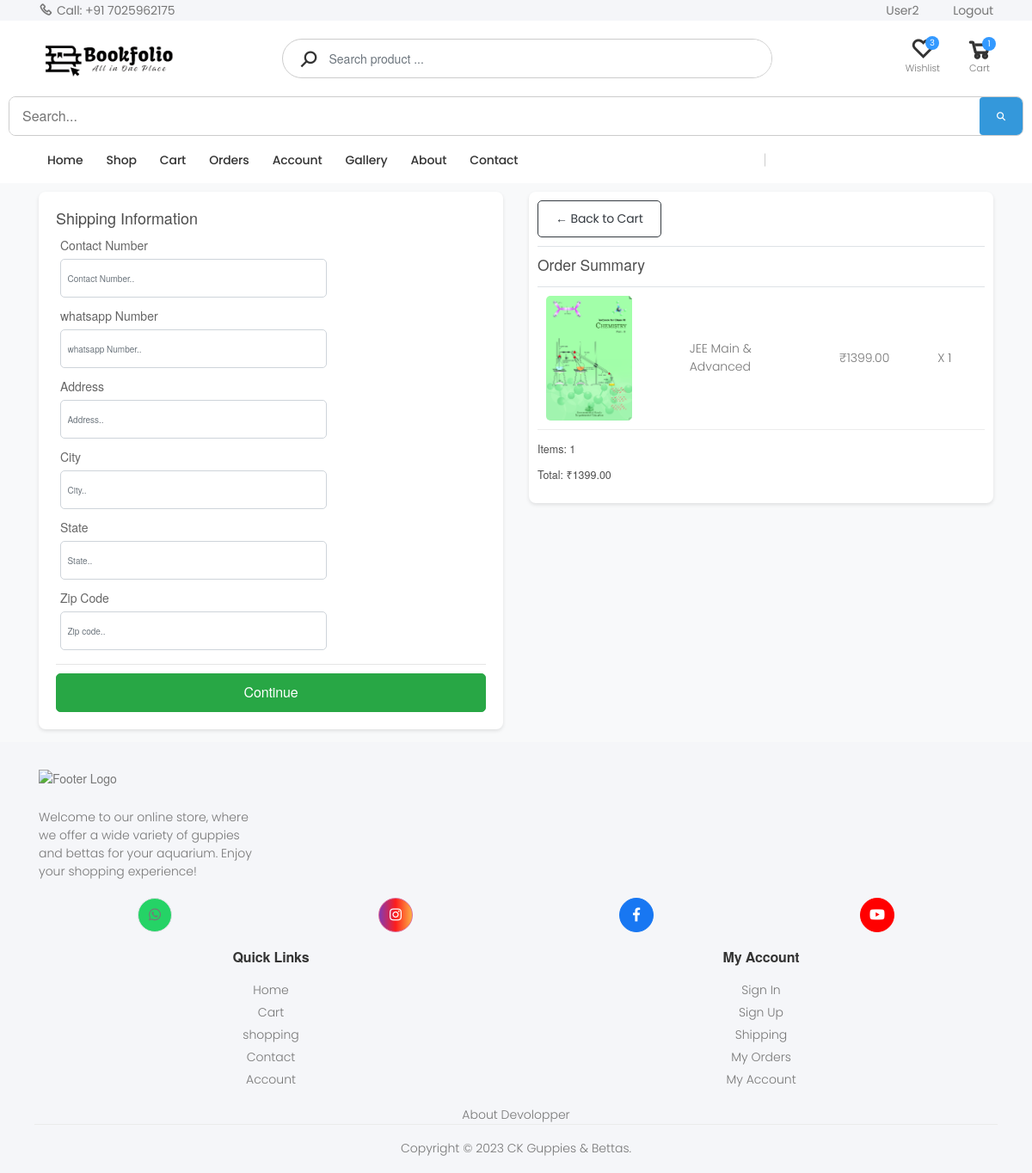
/checkout/ (signed in), run on an earlier commit of the app's database.
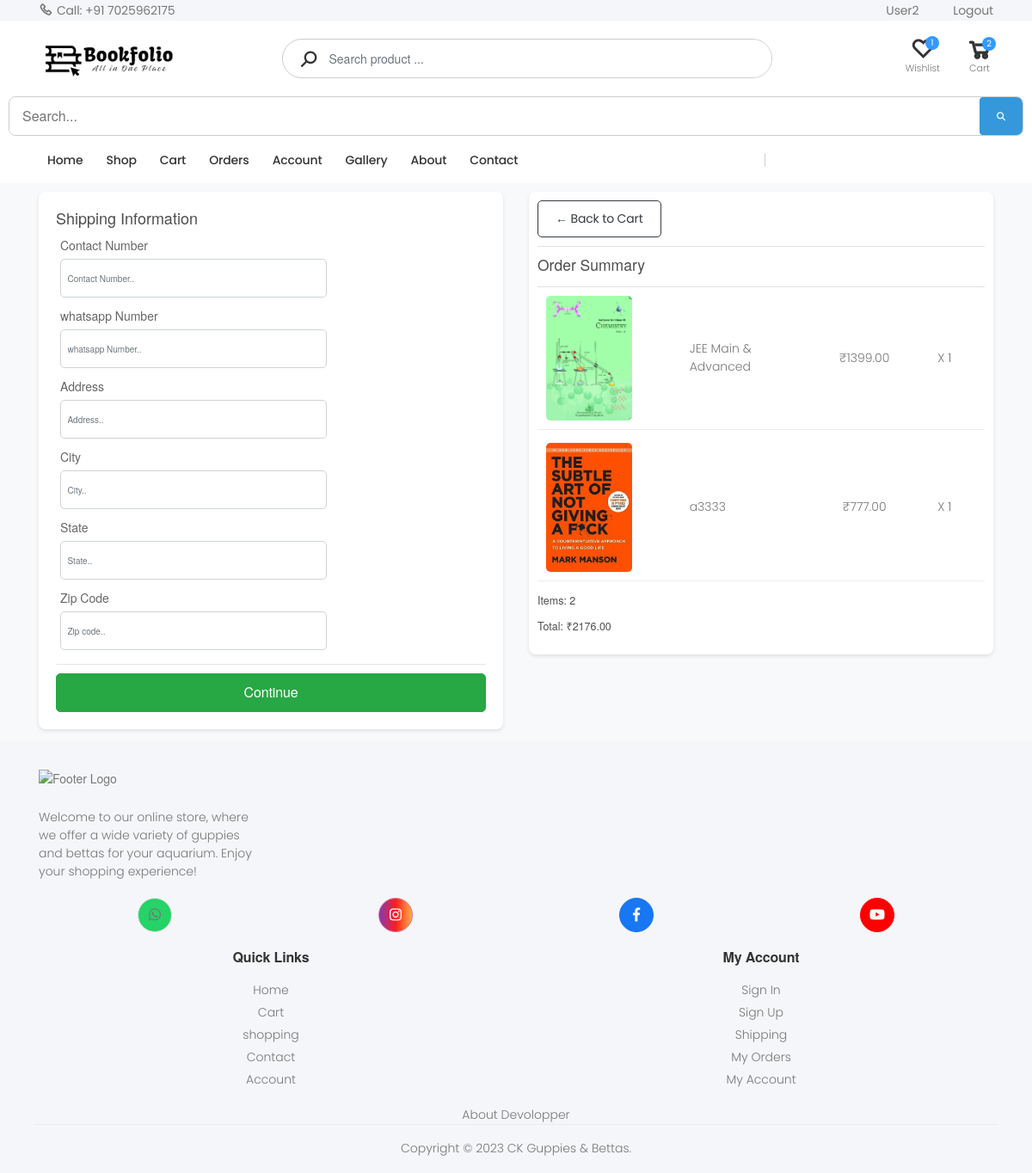
And on a later commit of the database.
### store/models.py (models this page shows, shortened)
class OrderItem(models.Model):
    product = models.ForeignKey(Product, on_delete=models.SET_NULL, null=True)
    order = models.ForeignKey(Order, on_delete=models.SET_NULL, null=True)
    quantity = models.IntegerField(default=0, null=True, blank=True)
    date_added = models.DateTimeField(auto_now_add=True)
    price_at_purchase = models.DecimalField(max_digits=7, decimal_places=2, null=True, blank=True)
    @property
    def get_total(self):
        if self.price_at_purchase is None:
            self.price_at_purchase = self.product.new_price
        return self.price_at_purchase * self.quantity

class Product(models.Model):
    name = models.CharField(max_length=250, unique=True)
    slug = models.SlugField(max_length=250, unique=True)
    description = models.TextField(blank=True)
    old_price = models.DecimalField(max_digits=7, blank=True, null=True, decimal_places=2)
    new_price = models.DecimalField(max_digits=7, blank=False, decimal_places=2)
    category = models.ForeignKey(Category, on_delete=models.SET_NULL, null=True)
    image_1 = models.ImageField(upload_to='product')
    image_2 = models.ImageField(upload_to='product', blank=True)
    image_3 = models.ImageField(upload_to='product', blank=True)
    video_url = models.URLField(max_length=200, blank=True)
    stock = models.IntegerField()
    active = models.BooleanField(default=True)
    new = models.BooleanField(default=True)
    created = models.DateTimeField(auto_now_add=True)
    update = models.DateField(auto_now=True)
    class Meta:
        ordering = ('name',)
        verbose_name = 'product'
        verbose_name_plural = 'products'
    @property
    def imageURL(self):
        try:
            url = self.image_1.url
        except:
            url = ''
        return url

class Order(models.Model):
    STATUS_CHOICES = [
        ('Processing', 'Processing'),
        ('Shipped', 'Shipped'),
        ('Delivered', 'Delivered')
    ]
    customer = models.ForeignKey(Customer, on_delete=models.SET_NULL, null=True, blank=True)
    date_ordered = models.DateTimeField(auto_now_add=True)
    complete = models.BooleanField(default=False)
    transaction_id = models.CharField(max_length=100, null=True)
    status = models.CharField(max_length=20, choices=STATUS_CHOICES, default='Processing')
    processing_time = models.DateTimeField(null=True, blank=True)
    shipped_time = models.DateTimeField(null=True, blank=True)
    delivered_time = models.DateTimeField(null=True, blank=True)
    def __str__(self):
        return str(self.id)
    @property
    def get_cart_total(self):
        orderitems = self.orderitem_set.all()
        total = sum([item.get_total for item in orderitems])
        return total
    @property
    def get_cart_items(self):
        orderitems = self.orderitem_set.all()
        total = sum([item.quantity for item in orderitems])
        return total

### store/views.py (the view)
# urls.py: path('checkout/', views.checkout, name="checkout"),
def checkout(request):
    if request.user.is_authenticated:
        data = cartData(request)
        cartItems = data['cartItems']
        order = data['order']
        items = data['items']
        customer = request.user.customer
        last_shipping = ShippingAddress.objects.filter(customer=customer).order_by('-date_added').first()
        context = {
            'items': items,
            'order': order,
            'cartItems': cartItems,
            'last_shipping': last_shipping,
        }
        return render(request, 'store/checkout.html', context)
    else:
        return render(request, 'auth_app/loginOrRegister.html')

### store/context_processors.py (called while the page is built)
def menu_link(request): # this function don't wanna call to work, it's defined in setting to work
    links_list = Category.objects.annotate(
        num_products=Count('product', filter=Q(product__active=True, product__stock__gt=0))
    ).filter(num_products__gt=0).order_by('name')  # Add an order_by clause here
    paginator3 = Paginator(links_list, 8)
    try:
        page = int(request.GET.get('page', '1'))
    except:
        page = 1
    try:
        links = paginator3.page(page)
    except (InvalidPage, EmptyPage):
        links = paginator3.page(paginator3.num_pages)
    return dict(links=links)

def cart_data(request):
    data = cartData(request)
    cartItems = data['cartItems']
    return dict(cartItems=cartItems)

def wishlist_count(request):
    if request.user.is_authenticated:
        wishlist_count = Wishlist.objects.filter(user=request.user).count()
    else:
        cookie_data = cookieWishlist(request)
        wishlist_count = cookie_data['wishlist_count']
    return {'wishlist_count': wishlist_count}

### store/models.py (called while the page is built)
    def get_url(self):
        return reverse('store_app:product_by_category', args=[self.slug])

### store/templates/store/Checkout.html (shortened to what this page needs)
{% extends 'store/Base.html' %}
{% load static %}
{% block content %}
<link rel="stylesheet" href="https://stackpath.bootstrapcdn.com/bootstrap/4.4.1/css/bootstrap.min.css">
    <link rel="stylesheet" type="text/css" href="{% static 'css/main.css' %}">
</head>
<body>
    <div class="container">
        <div class="row">
            <div class="col-lg-6">
                <div class="box-element" id="form-wrapper">
                    <form id="form">
                        <div id="shipping-info">
                            <h5>Shipping Information</h5>
                            <div class="form-field">
                                <label for="number">Contact Number</label>
                                <input required class="form-control" type="text" id="number" name="number" placeholder="Contact Number.." value="{{ last_shipping.number|default:'' }}" required>
                            </div>
                            <div class="form-field">
                                <label for="number">whatsapp Number</label>
                                <input required class="form-control" type="text" id="whatsapp" name="whatsapp" placeholder="whatsapp Number.." value="{{ last_shipping.whatsapp|default:'' }}" required>
                            </div>
                            <div class="form-field">
                                <label for="address">Address</label>
                                <input class="form-control" type="text" id="address" name="address" placeholder="Address.." value="{{ last_shipping.address|default:'' }}" required>
                            </div>
                            <div class="form-field">
                                <label for="city">City</label>
                                <input class="form-control" type="text" id="city" name="city" placeholder="City.." value="{{ last_shipping.city|default:'' }}" required>
                            </div>
                            <div class="form-field">
                                <label for="state">State</label>
                                <input class="form-control" type="text" id="state" name="state" placeholder="State.." value="{{ last_shipping.state|default:'' }}" required>
                            </div>
                            <div class="form-field">
                                <label for="zipcode">Zip Code</label>
                                <input class="form-control" type="text" id="zipcode" name="zipcode" placeholder="Zip code.." value="{{ last_shipping.zipcode|default:'' }}" required>
                            </div>
                        </div>
                        <hr>
                        <input id="form-button" class="btn btn-success btn-block" type="submit" value="Continue">
                    </form>
                </div>
                <br>
            </div>
            <div class="col-lg-6">
                <div class="box-element order-summary">
                    <a class="btn btn-outline-dark" href="{% url 'store_app:cart' %}">&#x2190; Back to Cart</a>
                    <hr>
                    <h3>Order Summary</h3>
                    <hr>
                    {% for item in items %}
                    <div class="cart-row">
                        <div><img class="row-image" src="{{item.product.imageURL}}"></div>
                        <div><p>{{item.product.name}}</p></div>
                        <div><p>₹{{item.product.new_price|floatformat:2}}</p></div>
                        <div><p>X  {{item.quantity}}</p></div>
                    </div>
                    {% endfor %}
                    <h5>Items: {{order.get_cart_items}}</h5>
                    <h5 name="total">Total: ₹{{order.get_cart_total|floatformat:2}}</h5>
                </div>
            </div>
        </div>
    </div>
{% endblock content %}

### store/templates/store/Base.html (shortened to what the changed rows need)
{% load static %}
<!DOCTYPE html>
<html lang="en">
<head>
    <link rel="stylesheet" href="{% static 'assets/css/bootstrap.min.css' %}">
    <link rel="stylesheet" href="{% static 'assets/css/style/Base.css' %}">
    <link rel="stylesheet" href="{% static 'assets/css/skins/skin-demo-4.css' %}">
    <link rel="stylesheet" href="{% static 'assets/css/demos/demo-4.css' %}">
    <link rel="stylesheet" href="{% static 'assets/css/style2.css' %}">
</head>
<body>
    <div class="page-wrapper">
        <header class="header header-intro-clearance header-4">
            <div class="header-middle">
                <div class="container">
                    <div class="header-right">
                        <div class="wishlist">
                            <a href="{% url 'store_app:wishlist' %}" title="Wishlist">
                                <div class="icon">
                                    <i class="icon-heart-o"></i>
                                    <span class="wishlist-count badge" id="wishlist-count">{{ wishlist_count }}</span>
                                </div>
                            </a>
                        </div>
                        <div class="dropdown cart-dropdown">
                            <a href="{% url 'store_app:cart' %}" class="dropdown-toggle">
                                <div class="icon">
                                    <i class="icon-shopping-cart"></i>
                                    <span class="cart-count" data-cart-items="{{cartItems}}">{{cartItems}}</span>
                                </div>
                            </a>
                        </div>
                    </div>
                </div>
            </div>
        </header>
        {% block content %}{% endblock %}
    </div>
</body>
</html>

What changed in the data, as far as the page shows it:
added OrderItem: product.imageURL (picture), product.name "a3333", product.new_price "777.00", quantity "1"
computed for Order: get_cart_items "1" → "2"; get_cart_total "1399.00" → "2176.00"
Also different on the page:
{{ wishlist_count }}: "3" → "1"
{{ cartItems }}: "1" → "2"
